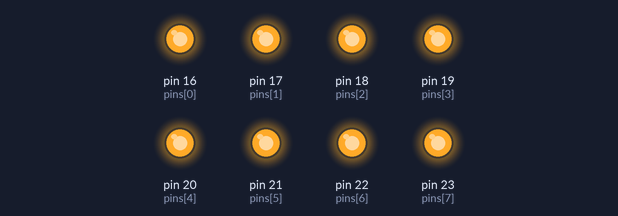
The sketch below on a simulated Arduino Mega 2560, built with avr-gcc and run on an emulated ATmega2560. On the bench: output pins drawn as LEDs (lit = HIGH).

Above: at 0.5 s.
At 3.5 s:
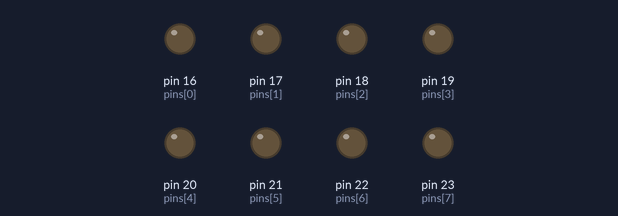
Timing chart, 0 to 4.6 s (numbered marks = the images above):
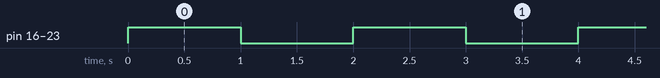

The sketch:

CH_34_02.ino
```cpp
// 포트 D의 핀에 할당된 핀 번호
int pins[] = {16, 17, 18, 19, 20, 21, 22, 23};
boolean state = false;      // LED 상태

void setup() {
  for (int i = 0; i < 8; i++) { // 각 핀을 출력으로 설정
    pinMode(pins[i], OUTPUT);
  }
}

void loop() {
  state = !state;       // LED 상태 반전
  for (int i = 0; i < 8; i++) { // LED 점멸
    digitalWrite(pins[i], state);
  }

  delay(1000);        // 1초 대기
}
```

Measured:
- by itself, pin 16 (pins[0]), pin 17 (pins[1]), pin 18 (pins[2]), pin 19 (pins[3]), pin 20 (pins[4]), pin 21 (pins[5]), pin 22 (pins[6]), pin 23 (pins[7]): alternates HIGH for 1.0 s and LOW for 1.0 s
